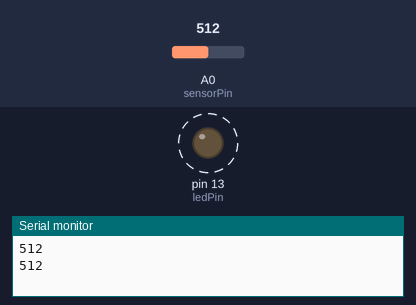
A sketch run on a simulated Arduino Uno, built with avr-gcc and run on an emulated ATmega328P. Shown: output pins drawn as LEDs (lit = HIGH), the last lines printed to the serial monitor. Dashed ring = blinking. The inputs (shaded band) are chosen by the test bench; at power-on: A0 (sensorPin) = 512.

Above: at 1.9 s.
2.0 s: A0 (sensorPin) set to 306
At 2.4 s:
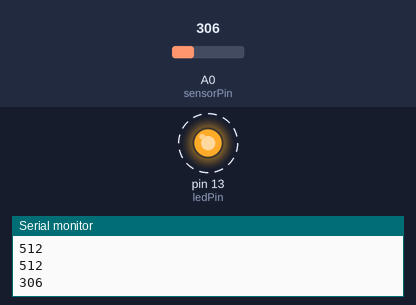
5.5 s: A0 (sensorPin) set to 122
At 7.0 s:
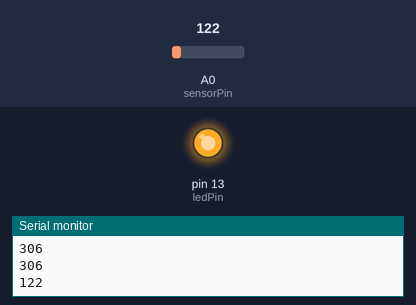
Timing chart, 0 to 8.5 s (numbered marks = the images above; inputs shaded):
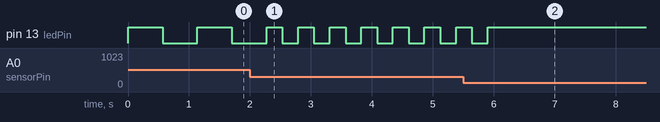

Measured:
- after the input at 2.0 s, pin 13 (ledPin): alternates HIGH for 0.26 s and LOW for 0.26 s, starting after 0.53 s
- after the input at 5.5 s, pin 13 (ledPin): goes on until 5.9 s, then stays HIGH
- by itself, pin 13 (ledPin): alternates HIGH for 0.57 s and LOW for 0.57 s

The sketch:

blink_LDR.ino
```cpp
const int ledPin = 13;
const int sensorPin = 0;
// LED connected to digital pin 13
// connect sensor to analog input 0

// the next two lines set the min and max delay between blinks
const int minDuration = 100; // minimum wait between blinks
const int maxDuration = 1000; // maximum wait between blinks

void setup()
{
  pinMode(sensorPin, INPUT);
  pinMode(ledPin, OUTPUT); // enable output on the led pin
  Serial.begin(9600);
}
void loop()
{
  int rate = analogRead(sensorPin);
  // read the analog input
  Serial.println(rate);
  rate = map(rate,200,800,minDuration, maxDuration); // convert to blink rate
  digitalWrite(ledPin, HIGH);
  // set the LED on
  delay(rate);
  // wait duration dependent on light level
  digitalWrite(ledPin, LOW);
  // set the LED off
  delay(rate);
}
```
